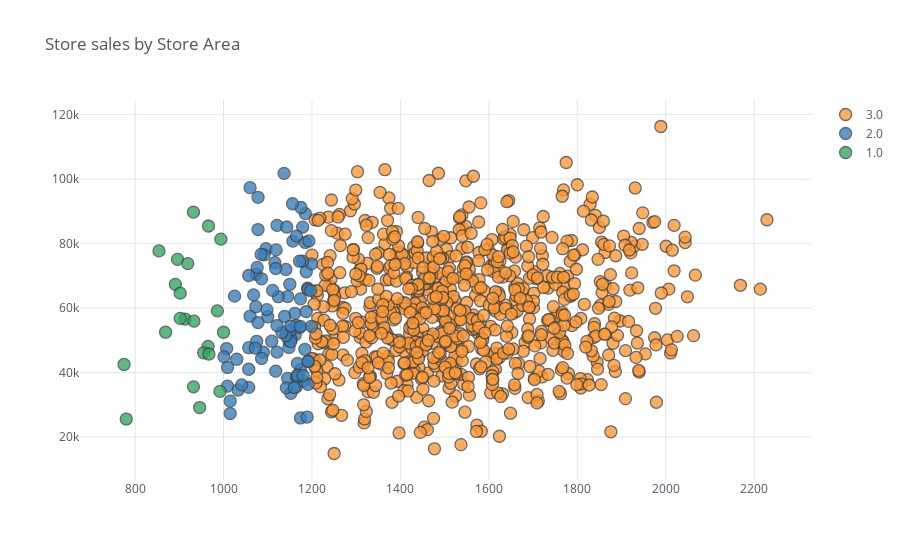

Notebook cell for this chart:
### Code cell
Store.astype('float64').iplot(kind="scatter", theme="white",x="Store_Area",y="Store_Sales",
            categories="Size", title='Store sales by Store Area', )

### Figure 1 — Plotly figure (JSON) as saved in the notebook; plotly's stock layout.template omitted (floating-point values rounded to 4 significant figures; data arrays with more than 128 entries replaced by an {"elided": "..."} marker saying what was removed)
{"data": [{"marker": {"color": "rgba(255, 153, 51, 1.0)", "line": {"width": 1.3}, "opacity": 0.8, "size": 12, "symbol": "circle"}, "mode": "markers", "name": "3.0", "textfont": {"color": "#4D5663"}, "type": "scatter", "x": {"elided": "776 int values"}, "y": {"elided": "776 int values"}}, {"marker": {"color": "rgba(55, 128, 191, 1.0)", "line": {"width": 1.3}, "opacity": 0.8, "size": 12, "symbol": "circle"}, "mode": "markers", "name": "2.0", "textfont": {"color": "#4D5663"}, "type": "scatter", "x": [1090, 1030, 1187, 1174, 1009, 1074, 1152, 1096, 1162, 1157, 1164, 1076, 1179, 1007, 1174, 1148, 1184, 1185, 1025, 1145, 1174, 1199, 1153, 1189, 1057, 1180, 1142, 1075, 1092, 1190, 1060, 1145, 1015, 1124, 1111, 1078, 1121, 1153, 1161, 1175, 1138, 1179, 1086, 1165, 1172, 1060, 1187, 1167, 1109, 1191, 1191, 1148, 1001, 1057, 1192, 1185, 1141, 1165, 1137, 1152, 1199, 1143, 1141, 1167, 1009, 1078, 1015, 1057, 1100, 1165, 1193, 1132, 1086, 1068, 1121, 1160, 1078, 1191, 1118, 1167, 1033, 1098, 1121, 1085, 1197, 1150, 1119, 1116, 1041, 1073, 1057, 1072, 1172, 1152, 1180, 1118, 1156, 1174], "y": [46310, 44150, 71280, 62870, 35800, 70450, 33580, 78420, 51700, 80780, 35510, 72630, 85130, 47460, 40930, 49760, 47230, 89310, 63720, 38210, 25950, 73710, 50440, 26220, 47730, 37330, 35280, 49720, 76530, 66170, 57500, 63590, 27310, 63540, 65500, 55530, 85670, 53270, 58380, 91200, 57450, 74570, 69090, 38620, 74550, 97360, 58940, 38600, 49750, 36350, 65820, 47800, 44890, 35420, 43470, 80370, 72000, 54610, 101780, 49590, 54370, 85160, 51480, 42860, 41600, 84360, 31180, 70110, 57330, 82350, 80830, 52450, 44400, 64120, 54590, 35360, 94370, 43520, 40450, 39190, 34610, 59530, 46380, 76670, 65410, 67390, 78060, 74080, 36190, 60440, 41050, 47590, 53940, 54380, 39140, 72270, 92370, 54340]}, {"marker": {"color": "rgba(50, 171, 96, 1.0)", "line": {"width": 1.3}, "opacity": 0.8, "size": 12, "symbol": "circle"}, "mode": "markers", "name": "1.0", "textfont": {"color": "#4D5663"}, "type": "scatter", "x": [965, 891, 775, 955, 992, 913, 1000, 902, 966, 896, 933, 902, 869, 932, 946, 932, 967, 854, 994, 986, 919, 780], "y": [48140, 67370, 42530, 46140, 34180, 56610, 52520, 64640, 85470, 75110, 55990, 56820, 52540, 89760, 29170, 35590, 45780, 77740, 81390, 59160, 73810, 25600]}], "layout": {"legend": {"bgcolor": "#FFFFFF", "font": {"color": "#4D5663"}}, "paper_bgcolor": "#FFFFFF", "plot_bgcolor": "#FFFFFF", "title": {"font": {"color": "#4D5663"}, "text": "Store sales by Store Area"}, "xaxis": {"gridcolor": "#E1E5ED", "showgrid": true, "tickfont": {"color": "#4D5663"}, "title": {"font": {"color": "#4D5663"}, "text": ""}, "zerolinecolor": "#E1E5ED"}, "yaxis": {"gridcolor": "#E1E5ED", "showgrid": true, "tickfont": {"color": "#4D5663"}, "title": {"font": {"color": "#4D5663"}, "text": ""}, "zerolinecolor": "#E1E5ED"}}}
